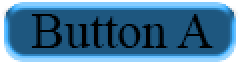
#> input picture images/1.png, 120 x 32 px (shown 2 times larger); the run also reads 4 pictures not shown here
$ jupyter execute --allow-errors encapsulation.ipynb
#> lines starting #> are read from the running program, lines starting #| are printed output that depends on the picture
[cell 1]
class Account():
    def __init__(self,name,balance):
        self.name = name
        self.__balance =balance

    def add_balance(self,amount):
        self.__balance = self.__balance+amount

    def get_value():
        pass

    def set_value():
        pass

[cell 2]
a =Account('al',10)
a.__balance = 1000
#> (the rest of this cell did not finish here and is left out)

[cell 3]
# Using a property to (indirectly) access data in an object

class Student():

    def __init__(self, name, startingGrade=0):
        self.__name = name
        self.grade = startingGrade


    @property
    def grade(self):
        return self.__grade

    @grade.setter
    def grade(self, newGrade):
        try:
            newGrade = int(newGrade)
        except (TypeError, ValueError) as e:
            raise type(e)('New grade: ' + str(newGrade) + ', is an invalid type.')
        if (newGrade < 0) or (newGrade > 100):
            raise ValueError('New grade: ' + str(newGrade) + ', must be between 0 and 100.')
        self.__grade = newGrade

[cell 4]
a = Student('al',10)

a.grade
#> (the rest of this cell did not finish here and is left out)


Interface and implementation.

[cell 5]
from abc import ABC , abstractmethod
class Shape():

    @abstractmethod
    def get_number_of_sides():
        pass

    @abstractmethod
    def area():
        pass


class Triangle(Shape):
    def __init__(self):
        self.side =3
    def get_number_of_sides(self):
        print("My number of sides",str(self.side))

class Rectacngle(Shape):
    def __init__(self):
        self.side =4
    def get_number_of_sides(self):
        print("My number of sides",str(self.side))

l = []
a = Triangle()
b= Rectacngle()
l.append(a)
l.append(b)
l

[cell 6]
for i in l:
    i.get_number_of_sides()

#> (a cell that did not finish here is left out)

[cell 8]
import time
#> (the rest of this cell did not finish here and is left out)

[cell 9]
import time
import os
from concurrent.futures import ProcessPoolExecutor
from PIL import Image, ImageFilter

filenames = [
    'images/1.png',
    'images/2.png',
    'images/3.png',
    'images/4.png',
    'images/5.png',
]

def create_thumbnail(filename, size=(50,50),thumb_dir ='thumbs'):
#> called with filename = 'images/1.png', size = (50, 50), thumb_dir = 'thumbs'
    img = Image.open(filename)
#> img is the input picture: PIL image 120x32 RGBA; mean R, G, B, A 69.4, 119.9, 155.5, 225
    img = img.filter(ImageFilter.GaussianBlur())
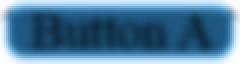
#> img: PIL image 120x32 RGBA (shown 2 times larger); mean R, G, B, A 70.5, 120.4, 155.5, 223.1; transparent parts drawn white
    img.thumbnail(size)
    img.save(f'{thumb_dir}/{os.path.basename(filename)}')
    print(f'{filename} was processed...')


if __name__ == '__main__':
    start = time.perf_counter()

    with ProcessPoolExecutor() as executor:
        executor.map(create_thumbnail, filenames)

    # for filename in filenames:
    #     create_thumbnail(filename)

    finish = time.perf_counter()

    print(f'It took {finish-start: .2f} second(s) to finish')
